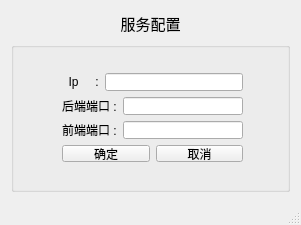
<?xml version="1.0" encoding="UTF-8"?>
<ui version="4.0">
 <class>CMenJinManagerClass</class>
 <widget class="QMainWindow" name="CMenJinManagerClass">
  <property name="geometry">
   <rect>
    <x>0</x>
    <y>0</y>
    <width>301</width>
    <height>225</height>
   </rect>
  </property>
  <property name="windowTitle">
   <string>CMenJinManager</string>
  </property>
  <widget class="QWidget" name="centralWidget">
   <layout class="QGridLayout" name="gridLayout" rowstretch="1,6,0,0">
    <item row="0" column="0">
     <layout class="QVBoxLayout" name="verticalLayout">
      <item>
       <widget class="QLabel" name="m_lbServerConfig">
        <property name="font">
         <font>
          <family>黑体</family>
          <pointsize>11</pointsize>
          <weight>50</weight>
          <bold>false</bold>
         </font>
        </property>
        <property name="text">
         <string>服务配置</string>
        </property>
        <property name="alignment">
         <set>Qt::AlignCenter</set>
        </property>
       </widget>
      </item>
     </layout>
    </item>
    <item row="1" column="0">
     <widget class="QGroupBox" name="groupBox">
      <property name="title">
       <string/>
      </property>
      <widget class="QWidget" name="">
       <property name="geometry">
        <rect>
         <x>40</x>
         <y>20</y>
         <width>203</width>
         <height>111</height>
        </rect>
       </property>
       <layout class="QVBoxLayout" name="verticalLayout_2">
        <item>
         <layout class="QHBoxLayout" name="horizontalLayout">
          <item>
           <widget class="QLabel" name="label">
            <property name="text">
             <string>  Ip     :</string>
            </property>
           </widget>
          </item>
          <item>
           <widget class="QLineEdit" name="m_editIp"/>
          </item>
         </layout>
        </item>
        <item>
         <layout class="QHBoxLayout" name="horizontalLayout_2">
          <item>
           <widget class="QLabel" name="label_2">
            <property name="text">
             <string>后端端口 :</string>
            </property>
           </widget>
          </item>
          <item>
           <widget class="QLineEdit" name="m_editSPort"/>
          </item>
         </layout>
        </item>
        <item>
         <layout class="QHBoxLayout" name="horizontalLayout_3">
          <item>
           <widget class="QLabel" name="label_3">
            <property name="text">
             <string>前端端口 :</string>
            </property>
           </widget>
          </item>
          <item>
           <widget class="QLineEdit" name="m_editCPort"/>
          </item>
         </layout>
        </item>
        <item>
         <layout class="QHBoxLayout" name="horizontalLayout_4">
          <item>
           <widget class="QPushButton" name="m_btnOk">
            <property name="text">
             <string>确定</string>
            </property>
           </widget>
          </item>
          <item>
           <widget class="QPushButton" name="m_btnQuit">
            <property name="text">
             <string>取消</string>
            </property>
           </widget>
          </item>
         </layout>
        </item>
       </layout>
      </widget>
     </widget>
    </item>
   </layout>
  </widget>
  <widget class="QStatusBar" name="statusBar"/>
 </widget>
 <layoutdefault spacing="6" margin="11"/>
 <resources>
  <include location="CMenJinManager.qrc"/>
 </resources>
 <connections/>
</ui>
